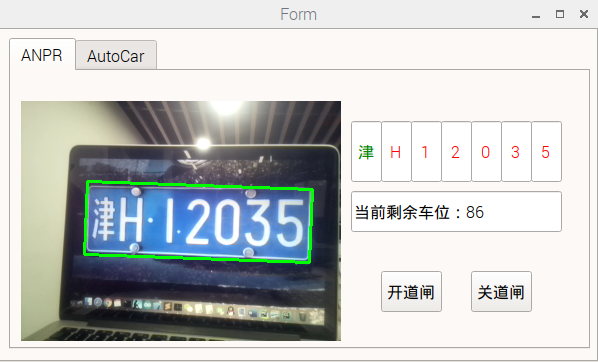
#> input picture ANPR/2019-05-22-033732_598x362_scrot.png, 598 x 362 px
$ python -i license_plate.py   (imports and definitions only)   (older library calls are emulated)
#> lines starting #> are read from the running program, lines starting #| are printed output that depends on the picture; after the words box and inside, x2 and y2 are one past the last pixel; in counts of white or black regions, pixels touching at a corner belong together
#> further down, picture is the input picture: shape (362, 598, 3); mean B, G, R 198.1, 198.9, 195.5
import numpy as np
from collections import namedtuple
from skimage.filters import threshold_local
from skimage import segmentation
from skimage import measure
import cv2
import imutils
from imutils import perspective

LicensePlate = namedtuple("LicensePlateRegion", ["success", "plate", "thresh", "candidates"])

class LicensePlateDetector:
    def __init__(self, image, minPlateW=60, minPlateH=20, numChars=7, minCharW=40):
        self.image = image
        self.minPlateW = minPlateW
        self.minPlateH = minPlateH
        self.numChars = numChars
        self.minCharW = minCharW

    # [13 lines left out: function detect, not called in this run]

    def detectPlates(self):

        regions = []

        HSV = cv2.cvtColor(self.image, cv2.COLOR_BGR2HSV)
#> HSV: shape (362, 598, 3); mean H, S, V 41.9, 28.1, 206.7
        # cv2.imshow("HSV", HSV)

        Upper = np.array([120, 255, 255])
        Lower = np.array([90, 12, 120])

        H = cv2.inRange(HSV, Lower, Upper)
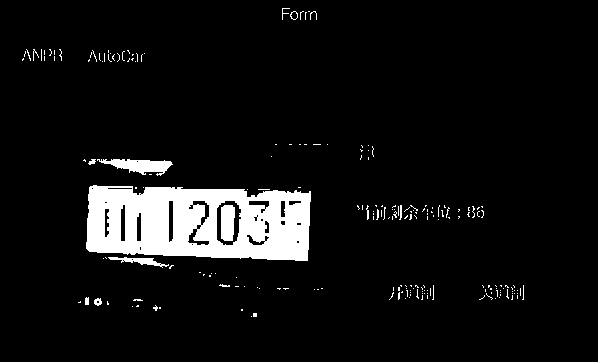
#> H: shape (362, 598); 7.2% white; 205 white regions (190 under 20 px), largest, box (x1, y1, x2, y2) and area: (86, 185, 311, 261) 12928, (97, 159, 173, 176) 687, (221, 205, 235, 241) 461
        # cv2.imshow("A", H)

        thresh = cv2.threshold(H, 100, 255, cv2.THRESH_BINARY)[1]
        # thresh = cv2.morphologyEx(thresh, cv2.MORPH_OPEN, (7, 7))
        # cv2.imshow("B", thresh)

        thresh = cv2.erode(H, None, iterations=1)
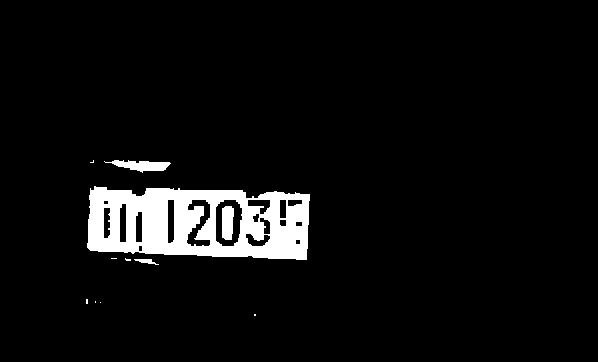
#> thresh: shape (362, 598); 5.6% white; 11 white regions (7 under 20 px), largest, box (x1, y1, x2, y2) and area: (87, 186, 310, 260) 11121, (104, 160, 171, 173) 464, (222, 206, 234, 240) 365, (134, 259, 159, 265) 74
        thresh = cv2.morphologyEx(thresh, cv2.MORPH_OPEN, (7, 7))
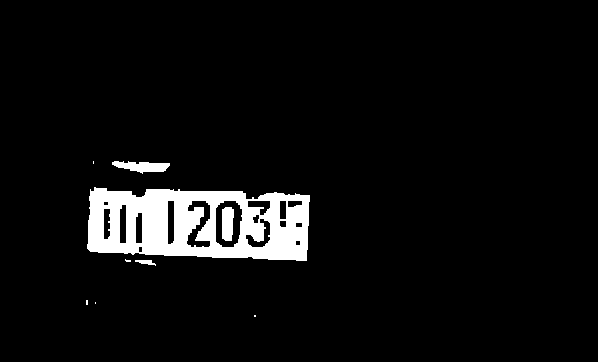
#> thresh: shape (362, 598); 5.6% white; 9 white regions (5 under 20 px), largest, box (x1, y1, x2, y2) and area: (87, 187, 310, 261) 11115, (112, 161, 170, 174) 455, (222, 207, 234, 241) 365, (135, 260, 156, 266) 70
        thresh = cv2.dilate(thresh, None, iterations=4)
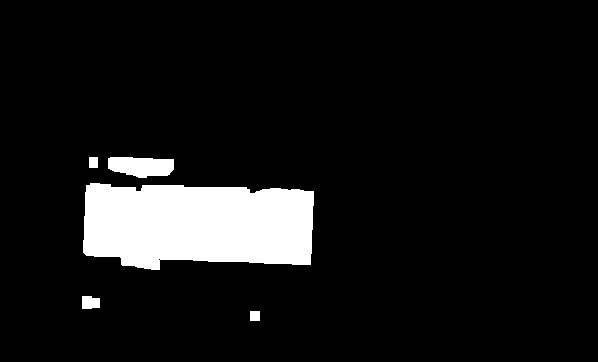
#> thresh: shape (362, 598); 8.6% white; 5 white regions
        # thresh = cv2.erode(thresh, None, iterations=1)
        # thresh = cv2.dilate(thresh, None, iterations=1)
        # cv2.imshow("C", thresh)

        cnts = cv2.findContours(thresh.copy(), cv2.RETR_EXTERNAL, cv2.CHAIN_APPROX_SIMPLE)
#> cnts = 5 contours; box (x1, y1, x2, y2) and area: (83, 183, 314, 270) 16859, (108, 157, 174, 178) 1028, (82, 296, 100, 309) 181, (250, 311, 260, 321) 81, (89, 157, 98, 168) 80
        cnts = cnts[1]
#> cnts = [[1, -1, -1, -1], [2, 0, -1, -1], [3, 1, -1, -1], [4, 2, -1, -1], [-1, 3, -1, -1]]
        hullImage = np.zeros(thresh.shape[:2], dtype="uint8")

        for c in cnts:

            hull = cv2.convexHull(c)

            cv2.drawContours(hullImage, [hull], -1, 255, -1)
#> this loop made 1 pass
#> hullImage: shape (362, 598); every value is 0

        cnts = cv2.findContours(hullImage, cv2.RETR_EXTERNAL, cv2.CHAIN_APPROX_SIMPLE)
        cnts = cnts[1]

        for c in cnts:
            peri = cv2.arcLength(c, True)
            approx = cv2.approxPolyDP(c, 0.01 * peri, True)

            if len(approx) >= 4 and len(approx) <= 6:
                (x, y, w, h) = cv2.boundingRect(approx)
                aspectRatio = w / float(h)
                # print("aspectRatio:", aspectRatio)

                rect = cv2.minAreaRect(c)
                box = np.int0(cv2.boxPoints(rect))

                if (aspectRatio > 2.4 and aspectRatio < 4.1) and h > self.minPlateH and w > self.minPlateW:
                    regions.append(box)

            # cv2.imshow("Convex Hull", hullImage.copy())
        return regions

    # [137 lines left out: functions detectCharacterCandidates, scissor, preprocessChar, not called in this run]

>>> import cv2
>>> picture = cv2.imread('../2019-05-22-033732_598x362_scrot.png')
#> (the run stopped early here; a loop or call above may not have finished)
